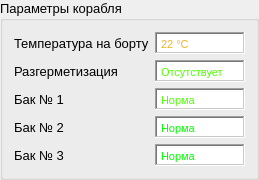
                  <widget class="QGroupBox" name="groupBox_8">
                   <property name="maximumSize">
                    <size>
                     <width>16777215</width>
                     <height>181</height>
                    </size>
                   </property>
                   <property name="font">
                    <font>
                     <pointsize>10</pointsize>
                    </font>
                   </property>
                   <property name="title">
                    <string>Параметры корабля</string>
                   </property>
                   <layout class="QVBoxLayout" name="verticalLayout_22">
                    <item>
                     <layout class="QHBoxLayout" name="horizontalLayout_26">
                      <item>
                       <widget class="QLabel" name="label_14">
                        <property name="text">
                         <string>Температура на борту</string>
                        </property>
                       </widget>
                      </item>
                      <item>
                       <widget class="QTextEdit" name="textEdit_6">
                        <property name="sizePolicy">
                         <sizepolicy hsizetype="Preferred" vsizetype="Expanding">
                          <horstretch>0</horstretch>
                          <verstretch>0</verstretch>
                         </sizepolicy>
                        </property>
                        <property name="minimumSize">
                         <size>
                          <width>85</width>
                          <height>0</height>
                         </size>
                        </property>
                        <property name="maximumSize">
                         <size>
                          <width>90</width>
                          <height>22</height>
                         </size>
                        </property>
                        <property name="font">
                         <font>
                          <pointsize>11</pointsize>
                         </font>
                        </property>
                        <property name="frameShape">
                         <enum>QFrame::WinPanel</enum>
                        </property>
                        <property name="frameShadow">
                         <enum>QFrame::Sunken</enum>
                        </property>
                        <property name="verticalScrollBarPolicy">
                         <enum>Qt::ScrollBarAlwaysOff</enum>
                        </property>
                        <property name="horizontalScrollBarPolicy">
                         <enum>Qt::ScrollBarAlwaysOff</enum>
                        </property>
                        <property name="html">
                         <string>&lt;!DOCTYPE HTML PUBLIC &quot;-//W3C//DTD HTML 4.0//EN&quot; &quot;http://www.w3.org/TR/REC-html40/strict.dtd&quot;&gt;
&lt;html&gt;&lt;head&gt;&lt;meta name=&quot;qrichtext&quot; content=&quot;1&quot; /&gt;&lt;meta charset=&quot;utf-8&quot; /&gt;&lt;style type=&quot;text/css&quot;&gt;
p, li { white-space: pre-wrap; }
hr { height: 1px; border-width: 0; }
li.unchecked::marker { content: &quot;\2610&quot;; }
li.checked::marker { content: &quot;\2612&quot;; }
&lt;/style&gt;&lt;/head&gt;&lt;body style=&quot; font-family:'Segoe UI'; font-size:11pt; font-weight:400; font-style:normal;&quot;&gt;
&lt;p style=&quot; margin-top:0px; margin-bottom:0px; margin-left:0px; margin-right:0px; -qt-block-indent:0; text-indent:0px;&quot;&gt;&lt;span style=&quot; font-family:'MS Shell Dlg 2'; font-size:8.25pt; color:#efb328;&quot;&gt;22 °С&lt;/span&gt;&lt;/p&gt;&lt;/body&gt;&lt;/html&gt;</string>
                        </property>
                       </widget>
                      </item>
                     </layout>
                    </item>
                    <item>
                     <layout class="QHBoxLayout" name="horizontalLayout_27">
                      <item>
                       <widget class="QLabel" name="label_15">
                        <property name="text">
                         <string>Разгерметизация</string>
                        </property>
                       </widget>
                      </item>
                      <item>
                       <widget class="QTextEdit" name="textEdit_7">
                        <property name="sizePolicy">
                         <sizepolicy hsizetype="Preferred" vsizetype="Expanding">
                          <horstretch>0</horstretch>
                          <verstretch>0</verstretch>
                         </sizepolicy>
                        </property>
                        <property name="minimumSize">
                         <size>
                          <width>85</width>
                          <height>0</height>
                         </size>
                        </property>
                        <property name="maximumSize">
                         <size>
                          <width>90</width>
                          <height>22</height>
                         </size>
                        </property>
                        <property name="font">
                         <font>
                          <pointsize>11</pointsize>
                         </font>
                        </property>
                        <property name="frameShape">
                         <enum>QFrame::WinPanel</enum>
                        </property>
                        <property name="frameShadow">
                         <enum>QFrame::Sunken</enum>
                        </property>
                        <property name="verticalScrollBarPolicy">
                         <enum>Qt::ScrollBarAlwaysOff</enum>
                        </property>
                        <property name="horizontalScrollBarPolicy">
                         <enum>Qt::ScrollBarAlwaysOff</enum>
                        </property>
                        <property name="html">
                         <string>&lt;!DOCTYPE HTML PUBLIC &quot;-//W3C//DTD HTML 4.0//EN&quot; &quot;http://www.w3.org/TR/REC-html40/strict.dtd&quot;&gt;
&lt;html&gt;&lt;head&gt;&lt;meta name=&quot;qrichtext&quot; content=&quot;1&quot; /&gt;&lt;meta charset=&quot;utf-8&quot; /&gt;&lt;style type=&quot;text/css&quot;&gt;
p, li { white-space: pre-wrap; }
hr { height: 1px; border-width: 0; }
li.unchecked::marker { content: &quot;\2610&quot;; }
li.checked::marker { content: &quot;\2612&quot;; }
&lt;/style&gt;&lt;/head&gt;&lt;body style=&quot; font-family:'Segoe UI'; font-size:11pt; font-weight:400; font-style:normal;&quot;&gt;
&lt;p style=&quot; margin-top:0px; margin-bottom:0px; margin-left:0px; margin-right:0px; -qt-block-indent:0; text-indent:0px;&quot;&gt;&lt;span style=&quot; font-family:'MS Shell Dlg 2'; font-size:8.25pt; color:#50ff05;&quot;&gt;Отсутствует&lt;/span&gt;&lt;/p&gt;&lt;/body&gt;&lt;/html&gt;</string>
                        </property>
                       </widget>
                      </item>
                     </layout>
                    </item>
                    <item>
                     <layout class="QHBoxLayout" name="horizontalLayout_28">
                      <item>
                       <widget class="QLabel" name="label_16">
                        <property name="text">
                         <string>Бак № 1</string>
                        </property>
                       </widget>
                      </item>
                      <item>
                       <widget class="QTextEdit" name="textEdit_9">
                        <property name="sizePolicy">
                         <sizepolicy hsizetype="Preferred" vsizetype="Expanding">
                          <horstretch>0</horstretch>
                          <verstretch>0</verstretch>
                         </sizepolicy>
                        </property>
                        <property name="minimumSize">
                         <size>
                          <width>85</width>
                          <height>0</height>
                         </size>
                        </property>
                        <property name="maximumSize">
                         <size>
                          <width>90</width>
                          <height>22</height>
                         </size>
                        </property>
                        <property name="font">
                         <font>
                          <pointsize>11</pointsize>
                         </font>
                        </property>
                        <property name="frameShape">
                         <enum>QFrame::WinPanel</enum>
                        </property>
                        <property name="frameShadow">
                         <enum>QFrame::Sunken</enum>
                        </property>
                        <property name="verticalScrollBarPolicy">
                         <enum>Qt::ScrollBarAlwaysOff</enum>
                        </property>
                        <property name="horizontalScrollBarPolicy">
                         <enum>Qt::ScrollBarAlwaysOff</enum>
                        </property>
                        <property name="html">
                         <string>&lt;!DOCTYPE HTML PUBLIC &quot;-//W3C//DTD HTML 4.0//EN&quot; &quot;http://www.w3.org/TR/REC-html40/strict.dtd&quot;&gt;
&lt;html&gt;&lt;head&gt;&lt;meta name=&quot;qrichtext&quot; content=&quot;1&quot; /&gt;&lt;meta charset=&quot;utf-8&quot; /&gt;&lt;style type=&quot;text/css&quot;&gt;
p, li { white-space: pre-wrap; }
hr { height: 1px; border-width: 0; }
li.unchecked::marker { content: &quot;\2610&quot;; }
li.checked::marker { content: &quot;\2612&quot;; }
&lt;/style&gt;&lt;/head&gt;&lt;body style=&quot; font-family:'Segoe UI'; font-size:11pt; font-weight:400; font-style:normal;&quot;&gt;
&lt;p style=&quot; margin-top:0px; margin-bottom:0px; margin-left:0px; margin-right:0px; -qt-block-indent:0; text-indent:0px;&quot;&gt;&lt;span style=&quot; font-family:'MS Shell Dlg 2'; font-size:8.25pt; color:#50ff05;&quot;&gt;Норма&lt;/span&gt;&lt;/p&gt;&lt;/body&gt;&lt;/html&gt;</string>
                        </property>
                       </widget>
                      </item>
                     </layout>
                    </item>
                    <item>
                     <layout class="QHBoxLayout" name="horizontalLayout_29">
                      <item>
                       <widget class="QLabel" name="label_17">
                        <property name="text">
                         <string>Бак № 2</string>
                        </property>
                       </widget>
                      </item>
                      <item>
                       <widget class="QTextEdit" name="textEdit_8">
                        <property name="sizePolicy">
                         <sizepolicy hsizetype="Preferred" vsizetype="Expanding">
                          <horstretch>0</horstretch>
                          <verstretch>0</verstretch>
                         </sizepolicy>
                        </property>
                        <property name="minimumSize">
                         <size>
                          <width>85</width>
                          <height>0</height>
                         </size>
                        </property>
                        <property name="maximumSize">
                         <size>
                          <width>90</width>
                          <height>22</height>
                         </size>
                        </property>
                        <property name="font">
                         <font>
                          <pointsize>11</pointsize>
                         </font>
                        </property>
                        <property name="frameShape">
                         <enum>QFrame::WinPanel</enum>
                        </property>
                        <property name="frameShadow">
                         <enum>QFrame::Sunken</enum>
                        </property>
                        <property name="verticalScrollBarPolicy">
                         <enum>Qt::ScrollBarAlwaysOff</enum>
                        </property>
                        <property name="horizontalScrollBarPolicy">
                         <enum>Qt::ScrollBarAlwaysOff</enum>
                        </property>
                        <property name="html">
                         <string>&lt;!DOCTYPE HTML PUBLIC &quot;-//W3C//DTD HTML 4.0//EN&quot; &quot;http://www.w3.org/TR/REC-html40/strict.dtd&quot;&gt;
&lt;html&gt;&lt;head&gt;&lt;meta name=&quot;qrichtext&quot; content=&quot;1&quot; /&gt;&lt;meta charset=&quot;utf-8&quot; /&gt;&lt;style type=&quot;text/css&quot;&gt;
p, li { white-space: pre-wrap; }
hr { height: 1px; border-width: 0; }
li.unchecked::marker { content: &quot;\2610&quot;; }
li.checked::marker { content: &quot;\2612&quot;; }
&lt;/style&gt;&lt;/head&gt;&lt;body style=&quot; font-family:'Segoe UI'; font-size:11pt; font-weight:400; font-style:normal;&quot;&gt;
&lt;p style=&quot; margin-top:0px; margin-bottom:0px; margin-left:0px; margin-right:0px; -qt-block-indent:0; text-indent:0px;&quot;&gt;&lt;span style=&quot; font-family:'MS Shell Dlg 2'; font-size:8.25pt; color:#00ff00;&quot;&gt;Норма&lt;/span&gt;&lt;/p&gt;&lt;/body&gt;&lt;/html&gt;</string>
                        </property>
                       </widget>
                      </item>
                     </layout>
                    </item>
                    <item>
                     <layout class="QHBoxLayout" name="horizontalLayout_30">
                      <item>
                       <widget class="QLabel" name="label_18">
                        <property name="text">
                         <string>Бак № 3</string>
                        </property>
                       </widget>
                      </item>
                      <item>
                       <widget class="QTextEdit" name="textEdit_10">
                        <property name="sizePolicy">
                         <sizepolicy hsizetype="Preferred" vsizetype="Expanding">
                          <horstretch>0</horstretch>
                          <verstretch>0</verstretch>
                         </sizepolicy>
                        </property>
                        <property name="minimumSize">
                         <size>
                          <width>85</width>
                          <height>0</height>
                         </size>
                        </property>
                        <property name="maximumSize">
                         <size>
                          <width>90</width>
                          <height>22</height>
                         </size>
                        </property>
                        <property name="font">
                         <font>
                          <pointsize>11</pointsize>
                         </font>
                        </property>
                        <property name="frameShape">
                         <enum>QFrame::WinPanel</enum>
                        </property>
                        <property name="frameShadow">
                         <enum>QFrame::Sunken</enum>
                        </property>
                        <property name="verticalScrollBarPolicy">
                         <enum>Qt::ScrollBarAlwaysOff</enum>
                        </property>
                        <property name="horizontalScrollBarPolicy">
                         <enum>Qt::ScrollBarAlwaysOff</enum>
                        </property>
                        <property name="html">
                         <string>&lt;!DOCTYPE HTML PUBLIC &quot;-//W3C//DTD HTML 4.0//EN&quot; &quot;http://www.w3.org/TR/REC-html40/strict.dtd&quot;&gt;
&lt;html&gt;&lt;head&gt;&lt;meta name=&quot;qrichtext&quot; content=&quot;1&quot; /&gt;&lt;meta charset=&quot;utf-8&quot; /&gt;&lt;style type=&quot;text/css&quot;&gt;
p, li { white-space: pre-wrap; }
hr { height: 1px; border-width: 0; }
li.unchecked::marker { content: &quot;\2610&quot;; }
li.checked::marker { content: &quot;\2612&quot;; }
&lt;/style&gt;&lt;/head&gt;&lt;body style=&quot; font-family:'Segoe UI'; font-size:11pt; font-weight:400; font-style:normal;&quot;&gt;
&lt;p style=&quot; margin-top:0px; margin-bottom:0px; margin-left:0px; margin-right:0px; -qt-block-indent:0; text-indent:0px;&quot;&gt;&lt;span style=&quot; font-family:'MS Shell Dlg 2'; font-size:8.25pt; color:#00ff00;&quot;&gt;Норма&lt;/span&gt;&lt;/p&gt;&lt;/body&gt;&lt;/html&gt;</string>
                        </property>
                       </widget>
                      </item>
                     </layout>
                    </item>
                   </layout>
                  </widget>
